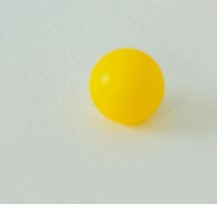
#> input picture datas/balls/one-yellow-ball.jpg, 217 x 204 px
$ python ball_detection.py
#> lines starting #> are read from the running program, lines starting #| are printed output that depends on the picture; after the words box and inside, x2 and y2 are one past the last pixel; in counts of white or black regions, pixels touching at a corner belong together
#> further down, img is the input picture: shape (204, 217, 3); mean B, G, R 176.1, 205.3, 204
#import matplotlib.pyplot as plt
import cv2
import numpy as np

from constants import GRAY, GREEN, RED, BLACK

def identify_colour(hsv_colour):
    """
    Identifies the dominant color based on the average HSV value.

    Args:
        hsv_colour (tuple): A tuple (h, s, v) representing the hue,
                        saturation, and value of the color.

    Returns:
        int: The detected color name among Black, Gray, Red, Green, or None.
    """
    h, s, v = hsv_colour

    if v < 50:
        return BLACK
    elif s < 50 and 50 <= v < 200:
        return GRAY
    elif (0 <= h <= 10) or (170 <= h <= 180):
        return RED
    elif 35 <= h <= 85:
        return GREEN
    else:
        return None

def find_ball(img):
    """
    Detects circles (balls) in an image and highlights them.

    Args:
        img (numpy.ndarray): Image loaded with cv2.imread.

    Returns:
    numpy.ndarray: The processed image with detected circles outlined
                   and their identified colors labeled.
    """
    # transform the img in gray-scale
    img_gray = cv2.cvtColor(img, cv2.COLOR_BGR2GRAY)
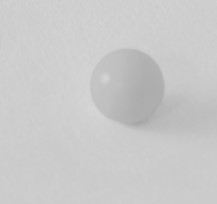
#> img_gray: shape (204, 217); min 166, max 214, mean 201.6

    # applying filtes in the image
    img_gray = cv2.medianBlur(img_gray, 5)

    # use the function to found circles on the image
    circles = cv2.HoughCircles(img_gray, cv2.HOUGH_GRADIENT, dp=1.5, minDist=40,
                           param1=60, param2=30, minRadius=5, maxRadius=60)
#> circles = [[128.2, 84.75, 38.6]]

    # verify if has circles on the image
    if circles is not None:
        # change the image in HSV
        img_hsv = cv2.cvtColor(img, cv2.COLOR_BGR2HSV)
#> img_hsv: shape (204, 217, 3); mean H, S, V 49.6, 38.9, 209.7

        circles = np.uint16(np.around(circles))
#> circles = [[128, 85, 39]]
        for i in circles[0,:]:
            # cordenates of the circle
            x, y, r = i[0], i[1], i[2]

            # draw the outer circle
            cv2.circle(img,(i[0],i[1]),i[2],(0,255,0),2)
            # draw the center of the circle
            center_position = (i[0], i[1])
            cv2.circle(img,(i[0],i[1]),2,(0,0,255),3)

            # Extracting the mean color
            mask = np.zeros(img_hsv.shape[:2], dtype=np.uint8)
            # create the mask
            cv2.circle(mask, (x, y), r, 255, thickness=-1)

            # calculate the medium color
            mean_colour_hsv = cv2.mean(img_hsv, mask=mask)[:3]

            # get the color of the object
            img_colour = identify_colour(mean_colour_hsv)

            # writing the colour on the image
            COLOUR_NAMES = {0: 'Black', 1: 'Gray', 2: 'Green', 3: 'Red'}
            cv2.putText(img, COLOUR_NAMES.get(img_colour, 'Unknown'),
                        (x - 10, y - r - 10), fontFace=cv2.FONT_HERSHEY_SIMPLEX,
                        fontScale=0.6, color=(0, 255, 0), thickness=1,
                        lineType=cv2.LINE_AA)
#> this loop made 1 pass
#> (x, y, r, h in identify_colour, s in identify_colour, v in identify_colour, COLOUR_NAMES) on pass 1: (128, 85, 39, 25.06, 237.7, 230.4, {0: 'Black', 1: 'Gray', 2: 'Green', 3: 'Red'})
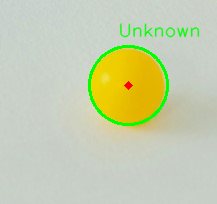
#> img: shape (204, 217, 3); 3.02% of pixels changed, all inside (x1, y1, x2, y2) = (88, 23, 200, 126)
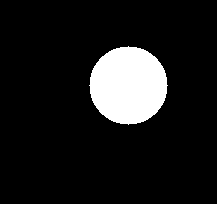
#> mask: shape (204, 217); 10.8% white; 1 white region, box (x1, y1, x2, y2) and area: (89, 46, 168, 125) 4777

        #plt.imshow(img)
        #plt.show()

        return img_colour, center_position
    return None, None

def find_basket_area():
    """
    Not implemented yet!
    """
    ...

if __name__ == '__main__':
    img = cv2.imread('datas/balls/one-yellow-ball.jpg')
    #img = cv2.imread('datas/lines/ladrinho3_esquerda.jpg')
    ball_colour, ball_position = find_ball(img)
#> ball_position = (128, 85)
    print(ball_colour, ball_position)
#| None (128, 85)
